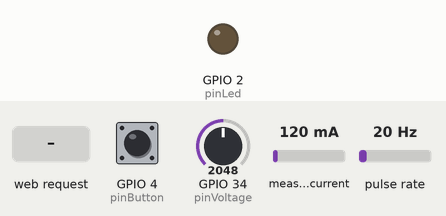
Simulated run of this sketch. Board: ESP32. Shown: output pins drawn as LEDs (lit = HIGH). Wiring (inferred from the names in the program): pulse sensor: data GPIO 25. The inputs (shaded band) are chosen by the test bench; at power-on: GPIO 34 (pinVoltage) = 2048, GPIO 4 (pinButton) LOW, measured current 120 mA, pulse rate 20 Hz. Storage starts empty; what the sketch prints to the serial monitor is not drawn.

Above: at 4.2 s.
4.3 s: HTTP request GET /BUTTON_0 received
At 5.5 s:
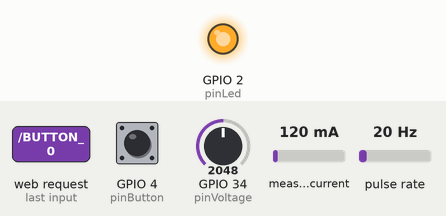
14.9 s: GPIO 34 (pinVoltage) set to 2115
16.4 s: GPIO 34 (pinVoltage) set to 2222
Timing chart, 0 to 18.9 s (numbered marks = the images above; inputs shaded):
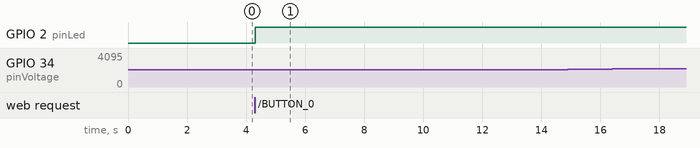

Measured:
- after the input at 4.3 s, GPIO 2 (pinLed): LOW → HIGH at once
- after the input at 14.9 s, every drawn part: stays the same
- after the input at 16.4 s, every drawn part: stays the same

The sketch:

ESP32DataLogger_WebServer.ino
```cpp
#include "FS.h"
#include "SD.h"
#include "SPI.h"
#include "WebScript.h"

#include <Wire.h>
#include <ACS712.h>
#include <Filters.h>
#include <WiFi.h>
#include <WebServer.h>


//=== WIFI AP and WEBSERVER ===//
const char* ssid = "ESP32";
const char* password = "123456789";
IPAddress local_ip(172,16,1,1);
IPAddress gateway(172,16,1,1);
IPAddress subnet(255,255,255,0);
WebServer server(80);


//=== PIN/MODULE ASSIGNEDMENT ===//
#define pinVoltage 34
#define pinCurrent 35
#define pinHall0 25
#define pinHall1 26
#define pinButton 4
#define pinLed 2


ACS712 ACS(pinCurrent, 5.0, 4095, 185);              // ACS712 Current Sensor 5A w/ 185mV/A step.
File sdFile;                                         // SD Card


//=== VALUE INITIALIZATION ===//
int frequency = 60;                                  // AC Supply Frequency
double windowLength = 100/frequency;                 // How long to average the signal for FIlters library
float voltageIntercept = 2.0;                        // sensorReadValue needed to subtract/add when reading is not zero when there's no supply. Keep it zero.
double voltageSlope = 1.9565;                        // slope = actualValue / sensorReadValue, when slope is initially equal to 1.
double currentCorrection = 1.0;
RunningStatistics voltageInputStats;                 // In charge of calculating the RMS of the signal.
int magnetNumber = 2;                                // Number of magnets in a wheel.

String dataLoggerDir = "/DataLogger";                // Folder data logger files located.
String dataLoggerFile = "/data";                     // File name of the data in CSV format.
String settingsFile = "/settings.txt";               // Previous saved settings (Calibrations).
String newFile = "";


//=== VARIABLES ===//
float voltageRaw = 0, currentRaw = 0;                // Current, Voltage, and Power Variables
float voltageRMS = 0, currentRMS = 0;
float voltageCalculation = 0, currentCalculation = 0;
float powerRMS = 0;

int sampleSelect = 0, sampleCount = 4;              // Voltage and Current Samples (for stability)
float voltageSample[4], currentSample[4];

unsigned long timeRecording = 0;                     // SD Card Variables.
bool button = false;
bool recording = false;
bool calibrating = false;
bool isNewFileCreated = false;

long rpmAverage = 0;                                 // RPM (3144 Hall Sensor) Variables
double hallCounter0 = 0;
unsigned long hallInterval0 = 0;
bool hallTrigger0 = true;

bool led = false, displayMode = false;


//=== EVENT TIMER ===//
const long eventTime0 = 10;                           // Timer for Debugging Display
const long eventTime1 = 1000;                        // Timer for LCD Display
const long eventTime2 = 250;                         // Timer for RMS Calculation (Sample Time)
const long eventTime3 = 1000;                        // Timer for RPM Calculation

unsigned long previousTime0 = 0;
unsigned long previousTime1 = 0;
unsigned long previousTime2 = 0;
unsigned long previousTime3 = 0;
unsigned long currentTime = 0;

const long buttonTime = 1000;                        // Time delay for button0 long-press function.
unsigned long pressedButtonTime = 0;
unsigned long releasedButtonTime = 0;
unsigned long durationButtonTime = 0;
int previousButtonState = LOW;

long recordInterval = 1000;                          // Time interval for data logging.
unsigned long previousRecordInterval = 0;

//=== BUFFER ===//
char XML[2048];
char buf[32];

//=== DEBUG ===//
bool debug0 = true;                                  // Just keep it on because it can affects the ouput readings.

// INTERRUPT COUNTERT (RPM) //
void IRAM_ATTR isr(){
 hallCounter0++;
}

//======================= SETUP FUNCTION =======================//
void setup(){
  Serial.begin(115200);

  // PIN INITIALiZATIONS
  pinMode(pinCurrent, INPUT);
  pinMode(pinVoltage, INPUT);
  pinMode(pinButton, INPUT);
  pinMode(pinHall0, INPUT);
  pinMode(pinHall1, INPUT);
  pinMode(pinLed, OUTPUT);

  // CHECK SD CARD
  initializeSD();
  readSettings();

  // WiFi and WEBSERVER INITIALIZATION
  initializeServer();

  // FILTERS (STATISTICS)
  voltageInputStats.setWindowSecs(windowLength);

  // ACS712
  ACS.autoMidPoint();

  // RPM INTERRUPT PIN
  attachInterrupt(digitalPinToInterrupt(pinHall0), isr, FALLING);
}


//======================= MAIN FUNCTION ======================= //
void loop(){
  // READ SENSOR/MODULE SIGNAL
  voltageRaw = mapf(analogRead(pinVoltage), 0, 4095, 0, 1023);                        // Mapping the read value 0-4095 to 0-1023 because of the library was made based on Arduino signal.
  currentRaw = ACS.mA_AC(frequency);
  button = digitalRead(pinButton);
  hallTrigger0 = digitalRead(pinHall0);


  // BUTTON STATE
  if ((previousButtonState == LOW) and (button == HIGH)){
    pressedButtonTime = millis();
  }
  else if ((previousButtonState == HIGH) and (button == LOW)){
    releasedButtonTime = millis();
    durationButtonTime = releasedButtonTime - pressedButtonTime;

    // Check button for quick/long press
    if (durationButtonTime < buttonTime){
      // Quick-Press
      if (!recording){
        calibrating = !calibrating;
      }
    }
    else if (durationButtonTime > buttonTime){
      // Long Press
      if (!calibrating){
        recording = !recording;
      }
    }
  }
  previousButtonState = button;


  // RPM CALCULATION
  rpmCalculation();


  // WEBSERVER
  server.handleClient();


  // DISPLAY VALUE SELECTION
  if (!calibrating){
    signalCalculation(voltageRaw, currentRaw, true);
    powerRMS = voltageRMS * currentRMS;
  }
  else{
    signalCalculation(voltageRaw, currentRaw, false);
    powerRMS = voltageRMS * currentRMS;
  }


//  // RECORDING
//  logData(recording);


  // DEBUGGING
  if (debug0){
    if (millis() > previousTime0 + eventTime0){
      Serial.print("Voltage RMS: ");
      Serial.print(voltageRMS);
      Serial.print(" - ");
      Serial.print("Voltage RAW: ");
      Serial.print(mapf(voltageRaw, 0, 1023, 0, 500));
      Serial.print(" - ");
      Serial.print("Current RMS: ");
      Serial.print(currentRMS);
      Serial.print(" - ");
      Serial.print("Power: ");
      Serial.print(powerRMS);
      Serial.print(" - ");
      Serial.print("Button: ");
      Serial.print(button);
      Serial.print(" - ");
      Serial.print("RPM: ");
      Serial.print(rpmAverage);
      Serial.print(" - ");
      Serial.print("Recording: ");
      Serial.print(recording);
      Serial.print(" - ");
      Serial.print("Time: ");
      Serial.print(timeRecording);
      Serial.print(" - ");
      Serial.print("FreeRam: ");
      Serial.println(ESP.getFreeHeap());

      previousTime0 = millis();
    }
  }
}
```

Calculations.ino
```cpp
//===== READ SENSORS (VOLTAGE and CURRENT) =====//
void signalCalculation(int voltage, float current, bool calibrated){
  float voltageSum = 0, currentSum = 0;
  voltageInputStats.input(voltage);

  if (millis() >= previousTime2 + eventTime2){
    if (calibrated){
      voltageCalculation = abs((voltageInputStats.sigma()) * voltageSlope - voltageIntercept);
      currentCalculation = (current / 1000) * currentCorrection;
    }
    else {
      voltageCalculation = abs((voltageInputStats.sigma()) - voltageIntercept);
      currentCalculation = (current / 1000);
    }

    if(sampleSelect < sampleCount){
      voltageSample[sampleSelect] = voltageCalculation;
      currentSample[sampleSelect] = currentCalculation;
      sampleSelect ++;
    }
    else{
      for (int x=0; x < sampleCount; x++){
        voltageSum += voltageSample[x];
        currentSum += currentSample[x];
      }
      voltageRMS = voltageSum / sampleCount;
      currentRMS = currentSum / sampleCount;

      if (voltageRMS < 20){
        voltageRMS = 0;
      }
      if (currentRMS < 0.05){
        currentRMS = 0;
      }

      // Reset
      sampleSelect = 0;
      voltageSum = 0;
      currentSum = 0;
    }
    previousTime2 = millis();
  }
}

//==== RPM CALCULATION =====//
void rpmCalculation(){
  if (millis() >= previousTime3 + eventTime3){
    hallInterval0 = millis() - previousTime3;
    rpmAverage = ((hallCounter0 * 1000) / hallInterval0) * 60.0;
    rpmAverage /= magnetNumber;
    hallCounter0 = 0;
    previousTime3 = millis();
  }
}

//===== MAPPING FUNCTION =====//
float mapf(float value, float fromLow, float fromHigh, float toLow, float toHigh) {
  float result;
  result = (value - fromLow) * (toHigh - toLow) / (fromHigh - fromLow) + toLow;
  return result;
}
```

SDCard.ino
```cpp
//===== SD CARD INITIALIZATION =====//
void initializeSD(){

  // Check if the SD Card is inserted.
  if (!SD.begin()){
    Serial.println("Missing SD Card!");
    for (int x=0;x<10;x++){
        led = !led;
        digitalWrite(pinLed, led);
        delay(300);
    }
    delay(1000);
    exit(0);
  }

  // Check if folder of log data is missing.
  if (!SD.open(dataLoggerDir)){
    Serial.println("Creating Data Logger Folder!");

    if(!SD.mkdir(dataLoggerDir)){
      Serial.println("Failed Creating Folder");
      for (int x=0;x<10;x++){
        led = !led;
        digitalWrite(pinLed, led);
        delay(300);
      }
      delay(1000);
      exit(0);
    }
  }

  // Check if settings.txt file is missing in the SD Card.
  if (!SD.exists(settingsFile)){
    Serial.println("Creating Settings File!");

    sdFile = SD.open(settingsFile, FILE_WRITE);
    sdFile.println("frequency=" + String(frequency));
    sdFile.println("voltageIntercept=" + String(voltageIntercept));
    sdFile.println("voltageSlope=" + String(voltageSlope));
    sdFile.println("currentCorrection=" + String(currentCorrection));
    sdFile.println("magnetNumber=" + String(magnetNumber));
    sdFile.println("recordInterval=" + String(recordInterval));
    sdFile.close();

    delay(3000);
  }
  sdFile.close();
}


//===== READ SETTINGS VALUE =====//
void readSettings(){
  String line;
  String value[5];
  int count = 0;
  int index = 0;
  int len = 0;

  sdFile = SD.open(settingsFile, FILE_READ);
  while (sdFile.available()){
    line = sdFile.readStringUntil('\n');
    index = line.indexOf('=');
    len = line.indexOf('\n');
    value[count] = line.substring(index+1, len);
    count ++;
  }
  sdFile.close();

  // Import Values from settings file.
  frequency = value[0].toInt();
  windowLength = 100/frequency;
  voltageIntercept = value[1].toFloat();
  voltageSlope = value[2].toDouble();
  currentCorrection = value[3].toDouble();
  magnetNumber = value[4].toInt();
  recordInterval = value[5].toInt();
}


//===== LOG DATA INTO CSV =====//
void logData(bool recording){
  int countFile = 0;

  if (recording){
    if (!isNewFileCreated){
      // Check file if already exists and will create a new one.
      while (SD.exists(dataLoggerDir + dataLoggerFile + String(countFile) + ".csv")){
        countFile ++;
      }
      newFile = dataLoggerDir + dataLoggerFile + String(countFile) + ".csv";
      sdFile = SD.open(newFile, FILE_WRITE);
      sdFile.println("Time (s),Voltage (V),Current (A),Power (W),Revolution (RPM)");
      isNewFileCreated = true;
    }
    else{
      // Append data into CSV File
      if (millis() > previousRecordInterval + recordInterval){
        sdFile.println(String(timeRecording) + "," + String(voltageRMS) + "," + String(currentRMS) + "," + String(powerRMS) + "," + String(rpmAverage));
        timeRecording += recordInterval / 1000;
        previousRecordInterval = millis();
      }
    }
  }
  else{
    sdFile.close();
    isNewFileCreated = false;                                                       // Reset and will create new file in the next recording.
    timeRecording = 0;                                                              // Reset record time.
  }
}
```

WebServer.ino
```cpp
void initializeServer(){
  disableCore0WDT();
  Serial.println("starting server");

  WiFi.mode(WIFI_AP);
  WiFi.softAPConfig(local_ip, gateway, subnet);
  WiFi.softAP(ssid, password);

  server.on("/", SendWebsite);
  server.on("/xml", SendXML);
  server.on("/BUTTON_0", ProcessButton_0);
  server.on("/BUTTON_1", ProcessButton_1);
  server.begin();

  Serial.println("HTTP server started");
}


void ProcessButton_0() {
  led = !led;
  calibrating = !calibrating;
  digitalWrite(pinLed, led);
  server.send(200, "text/plain", "");
}

void ProcessButton_1() {
  recording = !recording;
  server.send(200, "text/plain", ""); //Send web page
}


void SendWebsite() {
  server.send(200, "text/html", PAGE_MAIN);
}


void SendXML() {
  strcpy(XML, "<?xml version = '1.0'?>\n<Data>\n");

  // send Voltage
  sprintf(buf, "<V0>%.2f</V0>\n", voltageRMS);
  strcat(XML, buf);

  // send Current
  sprintf(buf, "<A0>%.2f</A0>\n", currentRMS);
  strcat(XML, buf);

  // send Power
  sprintf(buf, "<P0>%.2f</P0>\n", powerRMS);
  strcat(XML, buf);

  // send Revolution
  sprintf(buf, "<R0>%d</R0>\n", rpmAverage);
  strcat(XML, buf);

  // send RecordingState
  if (recording) {
    strcat(XML, "<R1>1</R1>\n");
  }
  else {
    strcat(XML, "<R1>0</R1>\n");
  }

  // send Time Recording
  sprintf(buf, "<T0>%d</T0>\n", timeRecording);
  strcat(XML, buf);


  // ESP32 LED STATUS
  if (led) {
    strcat(XML, "<LED>1</LED>\n");
  }
  else {
    strcat(XML, "<LED>0</LED>\n");
  }

  // DISPLAY MODE
  if (displayMode) {
    strcat(XML, "<D1>1</D1>\n");
  }
  else {
    strcat(XML, "<D1>0</D1>\n");
  }


  strcat(XML, "</Data>\n");
  server.send(200, "text/xml", XML);
}
```

Source omitted: WebScript.h (12295 bytes)
